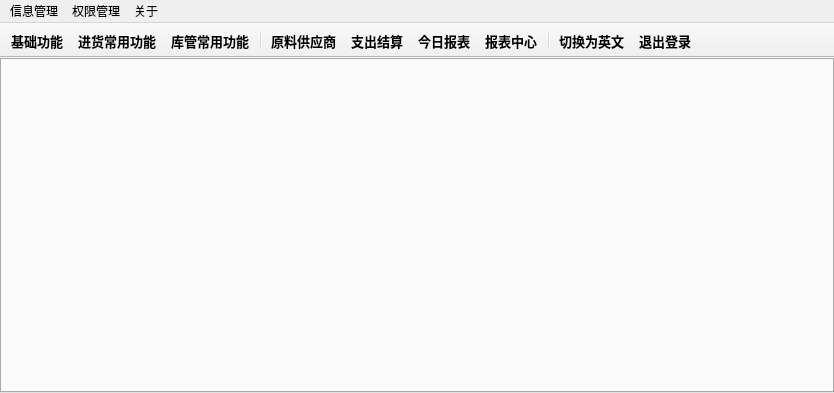
<?xml version="1.0" encoding="UTF-8"?>
<ui version="4.0">
 <class>MainWindow</class>
 <widget class="QMainWindow" name="MainWindow">
  <property name="geometry">
   <rect>
    <x>0</x>
    <y>0</y>
    <width>834</width>
    <height>393</height>
   </rect>
  </property>
  <property name="windowTitle">
   <string>MainWindow</string>
  </property>
  <widget class="QWidget" name="centralWidget">
   <layout class="QVBoxLayout" name="verticalLayout">
    <property name="spacing">
     <number>0</number>
    </property>
    <property name="leftMargin">
     <number>0</number>
    </property>
    <property name="topMargin">
     <number>0</number>
    </property>
    <property name="rightMargin">
     <number>0</number>
    </property>
    <property name="bottomMargin">
     <number>0</number>
    </property>
    <item>
     <layout class="QHBoxLayout" name="horizontalLayout">
      <property name="spacing">
       <number>0</number>
      </property>
      <property name="topMargin">
       <number>0</number>
      </property>
      <item>
       <widget class="QTabWidget" name="tabWidgetContent"/>
      </item>
     </layout>
    </item>
   </layout>
  </widget>
  <widget class="QToolBar" name="toolBar">
   <property name="sizePolicy">
    <sizepolicy hsizetype="Fixed" vsizetype="Fixed">
     <horstretch>0</horstretch>
     <verstretch>0</verstretch>
    </sizepolicy>
   </property>
   <property name="minimumSize">
    <size>
     <width>0</width>
     <height>0</height>
    </size>
   </property>
   <property name="windowTitle">
    <string>toolBar</string>
   </property>
   <property name="movable">
    <bool>false</bool>
   </property>
   <property name="iconSize">
    <size>
     <width>30</width>
     <height>30</height>
    </size>
   </property>
   <property name="toolButtonStyle">
    <enum>Qt::ToolButtonTextUnderIcon</enum>
   </property>
   <attribute name="toolBarArea">
    <enum>TopToolBarArea</enum>
   </attribute>
   <attribute name="toolBarBreak">
    <bool>false</bool>
   </attribute>
   <addaction name="actionBaseInfo"/>
   <addaction name="actionPurManage"/>
   <addaction name="actionWareHouseManage"/>
   <addaction name="separator"/>
   <addaction name="actionMatSup"/>
   <addaction name="actionAccount"/>
   <addaction name="actionTodayHouseMoney"/>
   <addaction name="actionTableCenter"/>
   <addaction name="separator"/>
   <addaction name="actionSwitchLanguage"/>
   <addaction name="actionExit"/>
  </widget>
  <widget class="QMenuBar" name="menuBar">
   <property name="geometry">
    <rect>
     <x>0</x>
     <y>0</y>
     <width>834</width>
     <height>22</height>
    </rect>
   </property>
   <widget class="QMenu" name="menu">
    <property name="title">
     <string>信息管理</string>
    </property>
    <addaction name="actionBaseInfo"/>
    <addaction name="actionPurManage"/>
    <addaction name="actionWareHouseManage"/>
    <addaction name="actionMatSup"/>
    <addaction name="actionTodayHouseMoney"/>
    <addaction name="actionTableCenter"/>
    <addaction name="actionExit"/>
   </widget>
   <widget class="QMenu" name="menu_2">
    <property name="title">
     <string>关于</string>
    </property>
    <addaction name="actionVersion"/>
    <addaction name="actionUpdate"/>
   </widget>
   <widget class="QMenu" name="menu_3">
    <property name="title">
     <string>权限管理</string>
    </property>
    <addaction name="actionAdministrator"/>
   </widget>
   <addaction name="menu"/>
   <addaction name="menu_3"/>
   <addaction name="menu_2"/>
  </widget>
  <action name="actionTodayHouseMoney">
   <property name="icon">
    <iconset resource="../res.qrc">
     <normaloff>:/image/image/入库.png</normaloff>:/image/image/入库.png</iconset>
   </property>
   <property name="text">
    <string>今日报表</string>
   </property>
   <property name="toolTip">
    <string>今日报表</string>
   </property>
   <property name="font">
    <font>
     <family>宋体</family>
     <pointsize>10</pointsize>
     <weight>75</weight>
     <bold>true</bold>
    </font>
   </property>
  </action>
  <action name="actionTableCenter">
   <property name="icon">
    <iconset resource="../res.qrc">
     <normaloff>:/image/image/报表.png</normaloff>:/image/image/报表.png</iconset>
   </property>
   <property name="text">
    <string>报表中心</string>
   </property>
   <property name="toolTip">
    <string>报表中心</string>
   </property>
   <property name="font">
    <font>
     <family>宋体</family>
     <pointsize>10</pointsize>
     <weight>75</weight>
     <bold>true</bold>
    </font>
   </property>
  </action>
  <action name="actionExit">
   <property name="icon">
    <iconset resource="../res.qrc">
     <normaloff>:/image/image/退出.png</normaloff>:/image/image/退出.png</iconset>
   </property>
   <property name="text">
    <string>退出登录</string>
   </property>
   <property name="toolTip">
    <string>退出登录</string>
   </property>
   <property name="font">
    <font>
     <family>宋体</family>
     <pointsize>10</pointsize>
     <weight>75</weight>
     <bold>true</bold>
    </font>
   </property>
  </action>
  <action name="actionBaseInfo">
   <property name="icon">
    <iconset resource="../res.qrc">
     <normaloff>:/image/image/信息管理.png</normaloff>:/image/image/信息管理.png</iconset>
   </property>
   <property name="text">
    <string>基础功能</string>
   </property>
   <property name="toolTip">
    <string>基础功能</string>
   </property>
   <property name="font">
    <font>
     <family>宋体</family>
     <pointsize>10</pointsize>
     <weight>75</weight>
     <bold>true</bold>
    </font>
   </property>
  </action>
  <action name="actionPurManage">
   <property name="icon">
    <iconset resource="../res.qrc">
     <normaloff>:/image/image/菜品.png</normaloff>:/image/image/菜品.png</iconset>
   </property>
   <property name="text">
    <string>进货常用功能</string>
   </property>
   <property name="toolTip">
    <string>进货常用功能</string>
   </property>
   <property name="font">
    <font>
     <family>宋体</family>
     <pointsize>10</pointsize>
     <weight>75</weight>
     <bold>true</bold>
    </font>
   </property>
  </action>
  <action name="actionWareHouseManage">
   <property name="icon">
    <iconset resource="../res.qrc">
     <normaloff>:/image/image/仓库管理.png</normaloff>:/image/image/仓库管理.png</iconset>
   </property>
   <property name="text">
    <string>库管常用功能</string>
   </property>
   <property name="toolTip">
    <string>库管常用功能</string>
   </property>
   <property name="font">
    <font>
     <family>宋体</family>
     <pointsize>10</pointsize>
     <weight>75</weight>
     <bold>true</bold>
    </font>
   </property>
  </action>
  <action name="actionMatSup">
   <property name="icon">
    <iconset resource="../res.qrc">
     <normaloff>:/image/image/供应商管理.png</normaloff>:/image/image/供应商管理.png</iconset>
   </property>
   <property name="text">
    <string>原料供应商</string>
   </property>
   <property name="toolTip">
    <string>原料供应商</string>
   </property>
   <property name="font">
    <font>
     <family>宋体</family>
     <pointsize>10</pointsize>
     <weight>75</weight>
     <bold>true</bold>
    </font>
   </property>
  </action>
  <action name="actionAccount">
   <property name="icon">
    <iconset resource="../res.qrc">
     <normaloff>:/image/image/结算管理.png</normaloff>:/image/image/结算管理.png</iconset>
   </property>
   <property name="text">
    <string>支出结算</string>
   </property>
   <property name="font">
    <font>
     <family>宋体</family>
     <pointsize>10</pointsize>
     <weight>75</weight>
     <bold>true</bold>
    </font>
   </property>
  </action>
  <action name="actionSwitchLanguage">
   <property name="icon">
    <iconset resource="../res.qrc">
     <normaloff>:/image/image/调整.png</normaloff>:/image/image/调整.png</iconset>
   </property>
   <property name="text">
    <string>切换为英文</string>
   </property>
   <property name="toolTip">
    <string>切换为英文</string>
   </property>
   <property name="font">
    <font>
     <family>宋体</family>
     <pointsize>10</pointsize>
     <weight>75</weight>
     <bold>true</bold>
    </font>
   </property>
  </action>
  <action name="actionVersion">
   <property name="icon">
    <iconset resource="../res.qrc">
     <normaloff>:/image/image/版本.png</normaloff>:/image/image/版本.png</iconset>
   </property>
   <property name="text">
    <string>版本信息</string>
   </property>
   <property name="font">
    <font>
     <family>Academy Engraved LET</family>
     <pointsize>10</pointsize>
    </font>
   </property>
  </action>
  <action name="actionUpdate">
   <property name="icon">
    <iconset resource="../res.qrc">
     <normaloff>:/image/image/版本更新.png</normaloff>:/image/image/版本更新.png</iconset>
   </property>
   <property name="text">
    <string>检查更新</string>
   </property>
   <property name="toolTip">
    <string>检查更新</string>
   </property>
  </action>
  <action name="actionAdministrator">
   <property name="icon">
    <iconset resource="../res.qrc">
     <normaloff>:/image/image/管理员.png</normaloff>:/image/image/管理员.png</iconset>
   </property>
   <property name="text">
    <string>管理员管理</string>
   </property>
  </action>
 </widget>
 <layoutdefault spacing="6" margin="11"/>
 <resources>
  <include location="../res.qrc"/>
 </resources>
 <connections/>
</ui>
